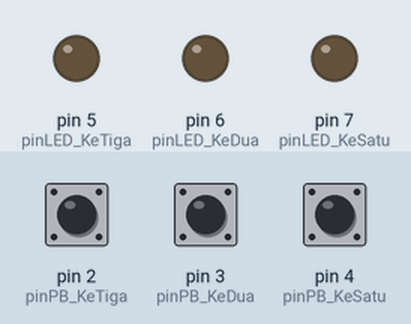
This sketch was run on a simulated Arduino Uno, built with avr-gcc and run on an emulated ATmega328P. Shown: output pins drawn as LEDs (lit = HIGH). The inputs (shaded band) are chosen by the test bench; at power-on: pin 2 (pinPB_KeTiga) HIGH, pin 3 (pinPB_KeDua) HIGH, pin 4 (pinPB_KeSatu) HIGH.

Above: at 1.2 s.
1.3 s: pin 2 (pinPB_KeTiga) pulled LOW for 0.15 s
At 1.37 s:
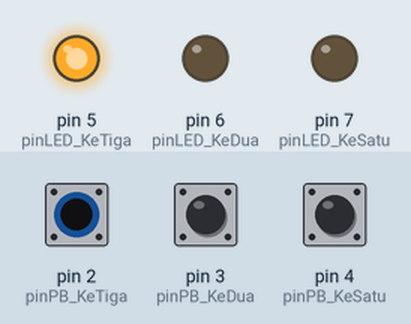
2.9 s: pin 3 (pinPB_KeDua) pulled LOW for 0.15 s
At 2.97 s:
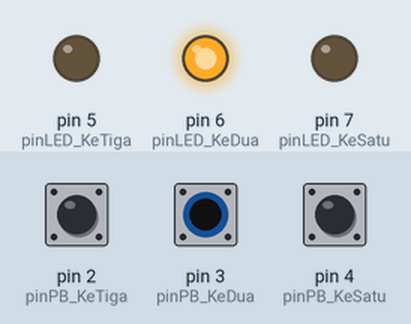
4.5 s: pin 4 (pinPB_KeSatu) pulled LOW for 0.15 s
At 4.57 s:
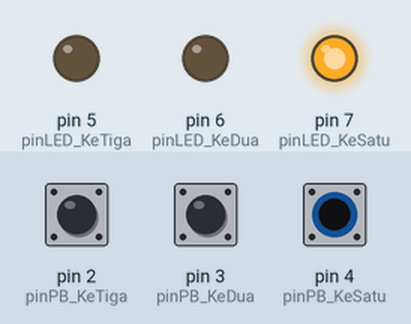
6.1 s: pin 4 (pinPB_KeSatu) pulled LOW for 3.2 s
At 10.0 s:
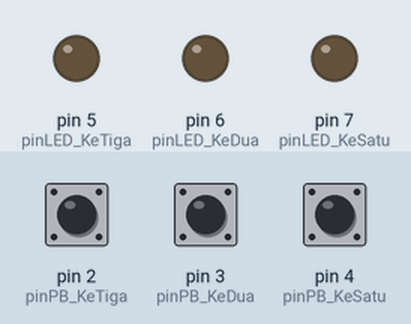
10.8 s: pin 2 (pinPB_KeTiga) pulled LOW for 3.2 s
At 11.2 s:
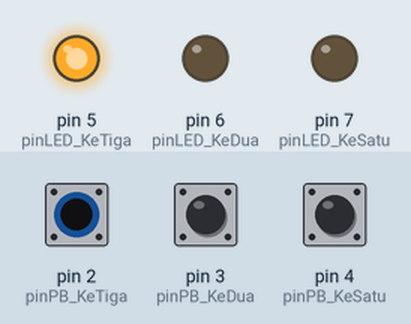
Timing chart, 0 to 15.5 s (numbered marks = the images above; inputs shaded):
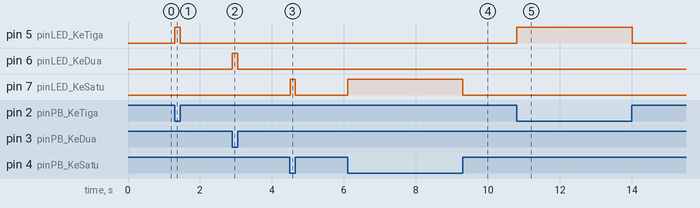

Measured:
- after the input at 1.3 s, pin 5 (pinLED_KeTiga): LOW → HIGH at once, → LOW 0.15 s later
- after the input at 2.9 s, pin 6 (pinLED_KeDua): LOW → HIGH at once, → LOW 0.15 s later
- after the input at 4.5 s, pin 7 (pinLED_KeSatu): LOW → HIGH at once, → LOW 0.15 s later
- after the input at 6.1 s, pin 7 (pinLED_KeSatu): LOW → HIGH at once, → LOW 3.2 s later
- after the input at 10.8 s, pin 5 (pinLED_KeTiga): LOW → HIGH at once, → LOW 3.2 s later

The sketch:

pb_3_led_3.ino
```cpp
#define pinLED_KeSatu 7
#define pinLED_KeDua 6
#define pinLED_KeTiga 5
#define pinPB_KeSatu 4
#define pinPB_KeDua 3
#define pinPB_KeTiga 2

void setup() {
  // put your setup code here, to run once:
  pinMode(pinLED_KeSatu, OUTPUT);
  pinMode(pinLED_KeDua, OUTPUT);
  pinMode(pinLED_KeTiga, OUTPUT);
  pinMode(pinPB_KeSatu, INPUT_PULLUP);
  pinMode(pinPB_KeDua, INPUT_PULLUP);
  pinMode(pinPB_KeTiga, INPUT_PULLUP);
}

void loop() {
  // put your main code here, to run repeatedly:
  bool bacaPB_KeSatu = digitalRead(pinPB_KeSatu);
  bool bacaPB_KeDua = digitalRead(pinPB_KeDua);
  bool bacaPB_KeTiga = digitalRead(pinPB_KeTiga);

  if(bacaPB_KeSatu == LOW && bacaPB_KeDua == HIGH && bacaPB_KeTiga == HIGH){
    digitalWrite(pinLED_KeSatu, HIGH);
    digitalWrite(pinLED_KeDua, LOW);
    digitalWrite(pinLED_KeTiga, LOW);
  }
  else if(bacaPB_KeSatu == HIGH && bacaPB_KeDua == LOW && bacaPB_KeTiga == HIGH){
    digitalWrite(pinLED_KeSatu, LOW);
    digitalWrite(pinLED_KeDua, HIGH);
    digitalWrite(pinLED_KeTiga, LOW);
  }
  else if(bacaPB_KeSatu == HIGH && bacaPB_KeDua == HIGH && bacaPB_KeTiga == LOW){
    digitalWrite(pinLED_KeSatu, LOW);
    digitalWrite(pinLED_KeDua, LOW);
    digitalWrite(pinLED_KeTiga, HIGH);
  }
  else{
    digitalWrite(pinLED_KeSatu, LOW);
    digitalWrite(pinLED_KeDua, LOW);
    digitalWrite(pinLED_KeTiga, LOW);
  }
}
```
